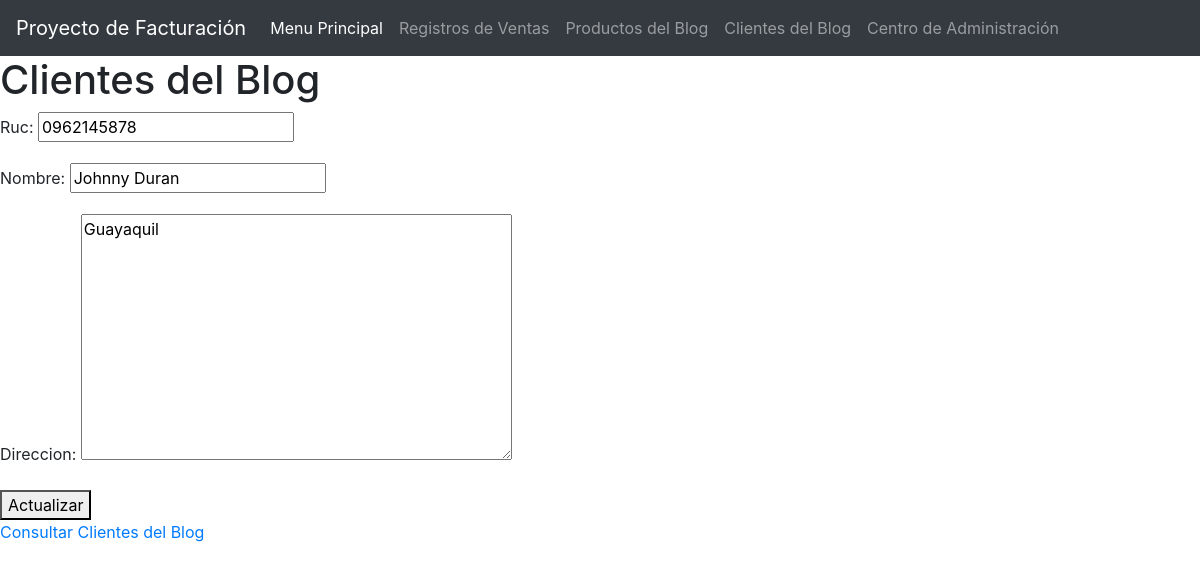
The page /editarcliente/1/ on the database its author committed.
### Factura/models.py (models this page shows, shortened)
class Cliente(models.Model):
    ruc = models.CharField(max_length=13)
    nombre = models.CharField(max_length=300)
    direccion = models.TextField(blank=True, null=True)
    producto = models.ManyToManyField(Producto)
    creacion = models.DateTimeField(
        auto_now_add=True, verbose_name="Fecha Creacion", null= True)
    modificacion = models.DateTimeField(
        auto_now=True, verbose_name="Fecha Modificacion", null= True)
    class Meta:
        verbose_name = 'Cliente'
        verbose_name_plural = 'Clientes'
        ordering = ['-creacion']

### Factura/views.py (the view)
# urls.py: path('editarcliente/<int:id>/', editarCliente, name='editarcliente'),
def editarCliente(request, id):
    opciones = {'Menu': 'Menu Principal',
                'Ventas': 'Registros de Ventas',
                'Producto': 'Productos del Blog',
                'Cliente': 'Clientes del Blog',
                'Administracion': 'Centro de Administración',
                'Accion': 'Actualizar'}
    cliente = Cliente.objects.get(id=id)
    if request.method == 'GET':
        form = ClienteForm(instance=cliente)
        opciones['form'] = form
    else:
        form = ClienteForm(request.POST, instance=cliente)
        if form.is_valid():
            form.save()
            return redirect('listarcliente')
    return render(request, 'cliente.html', opciones)

### Factura/forms.py
class ClienteForm(forms.ModelForm):
    class Meta:
        model = Cliente
        fields = ('ruc', 'nombre', 'direccion')
        label = {'ruc': 'Ruc', 'nombre': 'Nombre', 'Direccion': 'Dirección'}

### templates/cliente.html (shortened to what this page needs)
<!DOCTYPE html>
<html lang="en">
<head>
    {% load static %}
    <link href="{% static 'bootstrap/css/bootstrap.min.css' %}" rel="stylesheet">
    <nav class= "navbar navbar-expand-lg navbar-dark bg-dark">
        <a class="navbar-brand" >Proyecto de Facturación</a>
        <div class="collapse navbar-collapse" id="navbarNav">
            <ul class="navbar-nav">
                <l1 class="nav-item active">
                    <a class="nav-link" href='/'>{{ Menu}}<span class="sr-only">(current)</span></a>
                </l1>
                <l1 class="nav-item">
                    <a class="nav-link" href='/listarfactura'>{{ Ventas }}</a>
                </l1>
                <l1 class="nav-item">
                    <a class="nav-link" href='/listarproducto'>{{ Producto }}</a>
                </l1>
                <l1 class="nav-item">
                    <a class="nav-link" href='/listarcliente'>{{ Cliente }}</a>
                </l1>
                <l1 class="nav-item">
                    <a class="nav-link" href='/admin'>{{ Administracion }}</a>
                </l1>
            </ul>
        </div>
    </nav>
</head>
<body>
    <h1>{{Cliente}}</h1>
    <form action="" method="post">
        {{ form.as_p }}
        <button type="submit">{{Accion}}</button>
    </form>
    <l1><a href='/admin/Factura/cliente/'>Consultar {{Cliente }}</a></l1>
</body>
</html>

### rows shown on the page
Cliente: ruc "0962145878", nombre "Johnny Duran", direccion "Guayaquil"

### other values the page prints
{{ Menu }} "Menu Principal"
{{ Ventas }} "Registros de Ventas"
{{ Producto }} "Productos del Blog"
{{ Cliente }} "Clientes del Blog"
{{ Administracion }} "Centro de Administración"
{{ Accion }} "Actualizar"
